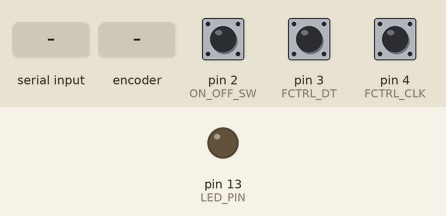
This sketch was run on a simulated Arduino Uno, built with avr-gcc and run on an emulated ATmega328P. Shown: output pins drawn as LEDs (lit = HIGH). Inputs (shaded band) come from the test bench; at power-on: pin 2 (ON_OFF_SW) HIGH, pin 3 (FCTRL_DT) HIGH, pin 4 (FCTRL_CLK) HIGH. What the sketch prints to the serial monitor is not drawn.

Above: at 1.2 s.
1.3 s: "FAN_LIGHT_ON_OFF\n" received over Serial
At 1.7 s:
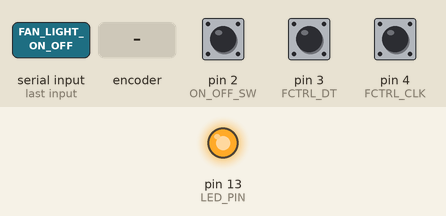
2.8 s: rotary encoder on pin 4 (FCTRL_CLK) / pin 3 (FCTRL_DT) turned 1 step (first pin leading)
4.5 s: pin 2 (ON_OFF_SW) pulled LOW for 0.15 s
6.1 s: rotary encoder on pin 4 (FCTRL_CLK) / pin 3 (FCTRL_DT) turned 2 steps (second pin leading)
Timing chart, 0 to 9.0 s (numbered marks = the images above; inputs shaded):
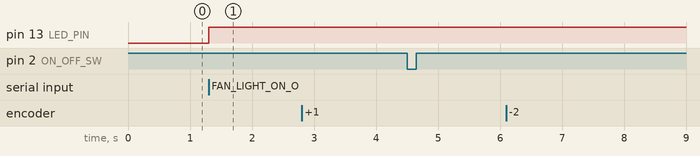

The sketch:

fan_controller.ino
```cpp
// On/Off Switch Config
#define ON_OFF_SW 2
unsigned long ON_OFF_lastButtonPress = 0;

// Rotary Encoder Config (Fan Control)
#define FCTRL_DT 3
#define FCTRL_CLK 4
int FCTRL_currentStateClk;
int FCTRL_lastStateClk;

// Built-in LED pin
#define LED_PIN 13
bool ledState = false;

void setup() {
  // Set On/Off Switch input
  pinMode(ON_OFF_SW, INPUT_PULLUP);

  // Set fan control encoder pins as inputs
  pinMode(FCTRL_CLK, INPUT);
  pinMode(FCTRL_DT, INPUT);

  // Set LED pin as output
  pinMode(LED_PIN, OUTPUT);
  digitalWrite(LED_PIN, ledState); // Initialize LED state

  // Setup Serial Monitor
  Serial.begin(115200);

  // Read the initial state of the encoder CLK pins
  FCTRL_lastStateClk = digitalRead(FCTRL_CLK);
}

void loop() {
  // Climate Control ON/OFF
  int onOffButtonState = digitalRead(ON_OFF_SW);
  if (onOffButtonState == LOW) {
    if (millis() - ON_OFF_lastButtonPress > 50) {
      Serial.println("ON_OFF");
    }
    ON_OFF_lastButtonPress = millis();
  }

  // Fan Control
  FCTRL_currentStateClk = digitalRead(FCTRL_CLK);
  if (FCTRL_currentStateClk != FCTRL_lastStateClk && FCTRL_currentStateClk == 1) {
    if (digitalRead(FCTRL_DT) != FCTRL_currentStateClk) {
      Serial.println("FAN_UP");
    } else {
      Serial.println("FAN_DOWN");
    }
  }
  FCTRL_lastStateClk = FCTRL_currentStateClk;

  // Check for serial input to control the LED
  if (Serial.available() > 0) {
    String command = Serial.readStringUntil('\n');
    command.trim();
    if (command == "FAN_LIGHT_ON_OFF") {
      ledState = !ledState; // Toggle the LED state
      digitalWrite(LED_PIN, ledState);
    }
  }

  // Put in a slight delay to help debounce the reading from the encoders
  delay(2);
}
```

Measured:
- after the input at 1.3 s, pin 13 (LED_PIN): LOW → HIGH at once
- after the input at 2.8 s, every drawn part: stays the same
- after the input at 4.5 s, every drawn part: stays the same
- after the input at 6.1 s, every drawn part: stays the same
